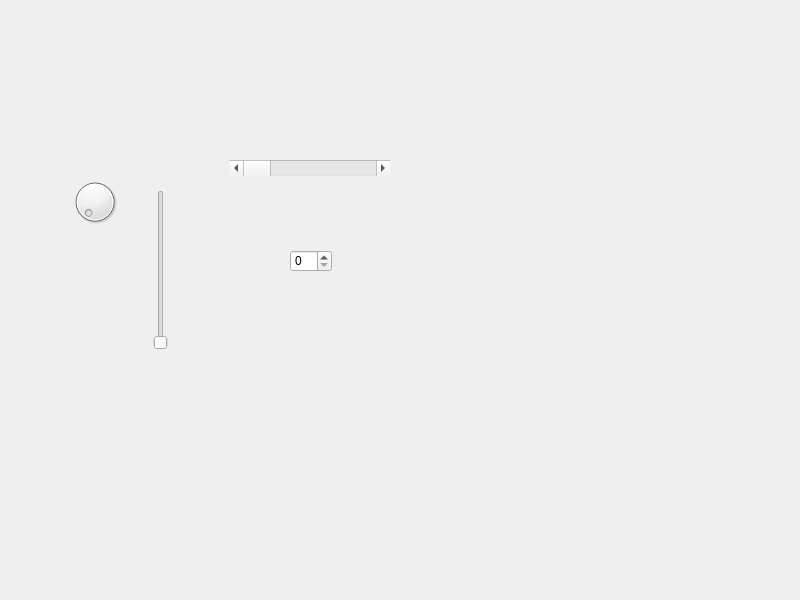
<?xml version="1.0" encoding="UTF-8"?>
<ui version="4.0">
 <class>Widget</class>
 <widget class="QWidget" name="Widget">
  <property name="geometry">
   <rect>
    <x>0</x>
    <y>0</y>
    <width>800</width>
    <height>600</height>
   </rect>
  </property>
  <property name="windowTitle">
   <string>Widget</string>
  </property>
  <widget class="QDial" name="dial">
   <property name="geometry">
    <rect>
     <x>70</x>
     <y>170</y>
     <width>50</width>
     <height>64</height>
    </rect>
   </property>
  </widget>
  <widget class="QScrollBar" name="horizontalScrollBar">
   <property name="geometry">
    <rect>
     <x>230</x>
     <y>160</y>
     <width>160</width>
     <height>16</height>
    </rect>
   </property>
   <property name="orientation">
    <enum>Qt::Orientation::Horizontal</enum>
   </property>
  </widget>
  <widget class="QSpinBox" name="spinBox">
   <property name="geometry">
    <rect>
     <x>290</x>
     <y>250</y>
     <width>42</width>
     <height>22</height>
    </rect>
   </property>
  </widget>
  <widget class="QSlider" name="verticalSlider">
   <property name="geometry">
    <rect>
     <x>150</x>
     <y>190</y>
     <width>22</width>
     <height>160</height>
    </rect>
   </property>
   <property name="orientation">
    <enum>Qt::Orientation::Vertical</enum>
   </property>
  </widget>
 </widget>
 <resources/>
 <connections>
  <connection>
   <sender>dial</sender>
   <signal>sliderMoved(int)</signal>
   <receiver>horizontalScrollBar</receiver>
   <slot>setValue(int)</slot>
   <hints>
    <hint type="sourcelabel">
     <x>117</x>
     <y>180</y>
    </hint>
    <hint type="destinationlabel">
     <x>261</x>
     <y>163</y>
    </hint>
   </hints>
  </connection>
  <connection>
   <sender>dial</sender>
   <signal>sliderMoved(int)</signal>
   <receiver>spinBox</receiver>
   <slot>setValue(int)</slot>
   <hints>
    <hint type="sourcelabel">
     <x>95</x>
     <y>227</y>
    </hint>
    <hint type="destinationlabel">
     <x>291</x>
     <y>265</y>
    </hint>
   </hints>
  </connection>
 </connections>
</ui>
